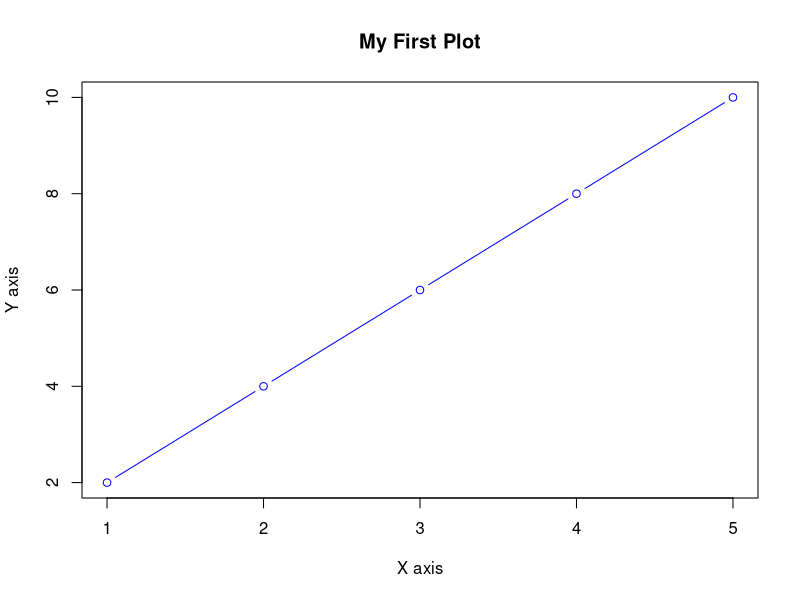

R code for this plot:
## ---- chunk 1
knitr::opts_chunk$set(echo = TRUE)
## ---- chunk 2
# Create a vector
numbers <- c(10, 20, 30, 40, 50)
## ---- chunk 3
# Basic statistics
mean(numbers)
median(numbers)
sum(numbers)
min(numbers)
max(numbers)
## ---- chunk 4
# Create and plot data
x <- c(1, 2, 3, 4, 5)
y <- c(2, 4, 6, 8, 10)

plot(x, y, main="My First Plot", 
     xlab="X axis", ylab="Y axis", 
     col="blue", type="b")
## ---- chunk 5
# Create a simple table
students <- data.frame(
  Name = c("Alice", "Bob", "Carol"),
  Age = c(22, 25, 23),
  Score = c(85, 90, 78)
)

# View and summarize
print(students)
summary(students)
